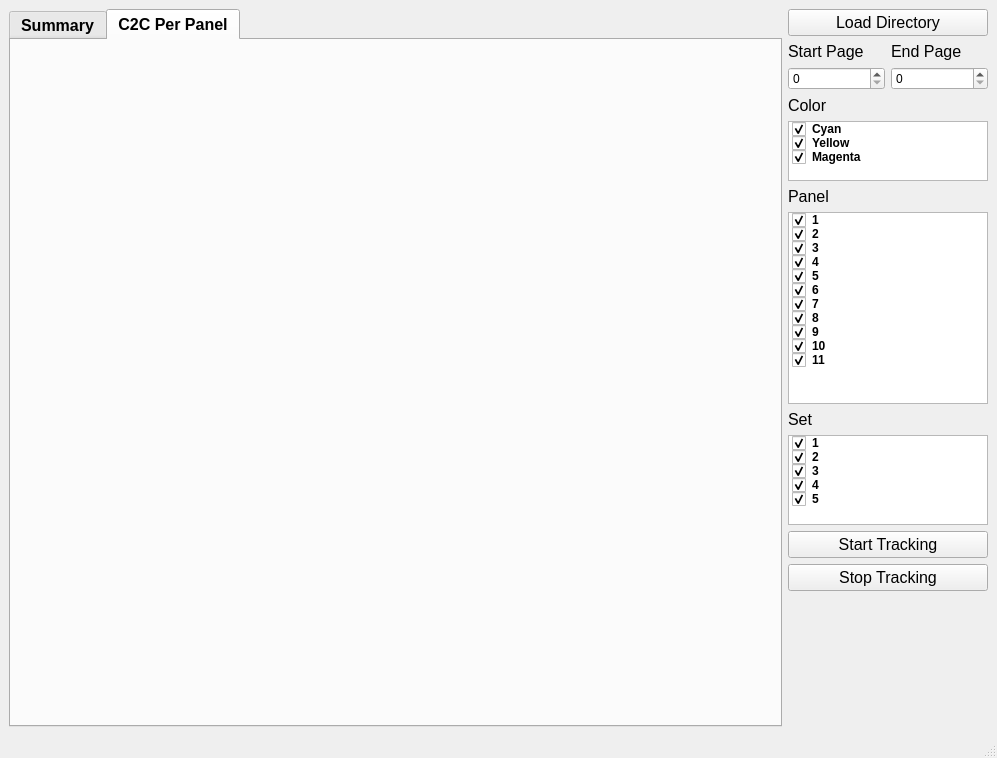
<?xml version="1.0" encoding="UTF-8"?>
<ui version="4.0">
 <class>MainWindow</class>
 <widget class="QMainWindow" name="MainWindow">
  <property name="geometry">
   <rect>
    <x>0</x>
    <y>0</y>
    <width>997</width>
    <height>758</height>
   </rect>
  </property>
  <property name="windowTitle">
   <string>MainWindow</string>
  </property>
  <widget class="QWidget" name="centralwidget">
   <layout class="QHBoxLayout" name="horizontalLayout_4">
    <item>
     <layout class="QHBoxLayout" name="horizontalLayout">
      <item>
       <widget class="QTabWidget" name="tabWidget">
        <property name="font">
         <font>
          <pointsize>12</pointsize>
          <weight>75</weight>
          <bold>true</bold>
         </font>
        </property>
        <property name="currentIndex">
         <number>1</number>
        </property>
        <widget class="QWidget" name="tab_summary">
         <attribute name="title">
          <string>Summary</string>
         </attribute>
        </widget>
        <widget class="QWidget" name="tab_c2c">
         <attribute name="title">
          <string>C2C Per Panel</string>
         </attribute>
         <layout class="QHBoxLayout" name="horizontalLayout_5">
          <item>
           <layout class="QVBoxLayout" name="verticalLayout_5">
            <item>
             <widget class="QWidget" name="widget_nav_c2c" native="true"/>
            </item>
            <item>
             <widget class="QWidget" name="widget_plot_c2c" native="true"/>
            </item>
           </layout>
          </item>
         </layout>
        </widget>
       </widget>
      </item>
      <item>
       <layout class="QVBoxLayout" name="verticalLayout_2">
        <item>
         <widget class="QPushButton" name="btn_load">
          <property name="font">
           <font>
            <pointsize>12</pointsize>
           </font>
          </property>
          <property name="text">
           <string>Load Directory</string>
          </property>
         </widget>
        </item>
        <item>
         <layout class="QHBoxLayout" name="horizontalLayout_3">
          <item>
           <layout class="QVBoxLayout" name="verticalLayout_3">
            <item>
             <widget class="QLabel" name="lbl_start">
              <property name="font">
               <font>
                <pointsize>12</pointsize>
               </font>
              </property>
              <property name="text">
               <string>Start Page</string>
              </property>
             </widget>
            </item>
            <item>
             <widget class="QSpinBox" name="spinBox"/>
            </item>
           </layout>
          </item>
          <item>
           <layout class="QVBoxLayout" name="verticalLayout_4">
            <item>
             <widget class="QLabel" name="lbl_end">
              <property name="font">
               <font>
                <pointsize>12</pointsize>
               </font>
              </property>
              <property name="text">
               <string>End Page</string>
              </property>
             </widget>
            </item>
            <item>
             <widget class="QSpinBox" name="spinBox_2"/>
            </item>
           </layout>
          </item>
         </layout>
        </item>
        <item>
         <layout class="QHBoxLayout" name="horizontalLayout_2"/>
        </item>
        <item>
         <widget class="QLabel" name="label">
          <property name="font">
           <font>
            <pointsize>12</pointsize>
           </font>
          </property>
          <property name="text">
           <string>Color</string>
          </property>
         </widget>
        </item>
        <item>
         <widget class="QListWidget" name="list_colors">
          <property name="sizePolicy">
           <sizepolicy hsizetype="Fixed" vsizetype="Fixed">
            <horstretch>0</horstretch>
            <verstretch>0</verstretch>
           </sizepolicy>
          </property>
          <property name="maximumSize">
           <size>
            <width>200</width>
            <height>60</height>
           </size>
          </property>
          <property name="font">
           <font>
            <weight>75</weight>
            <bold>true</bold>
           </font>
          </property>
          <item>
           <property name="text">
            <string>Cyan</string>
           </property>
           <property name="checkState">
            <enum>Checked</enum>
           </property>
          </item>
          <item>
           <property name="text">
            <string>Yellow</string>
           </property>
           <property name="checkState">
            <enum>Checked</enum>
           </property>
          </item>
          <item>
           <property name="text">
            <string>Magenta</string>
           </property>
           <property name="checkState">
            <enum>Checked</enum>
           </property>
          </item>
         </widget>
        </item>
        <item>
         <widget class="QLabel" name="label_2">
          <property name="font">
           <font>
            <pointsize>12</pointsize>
           </font>
          </property>
          <property name="text">
           <string>Panel</string>
          </property>
         </widget>
        </item>
        <item>
         <widget class="QListWidget" name="list_panels">
          <property name="sizePolicy">
           <sizepolicy hsizetype="Fixed" vsizetype="Fixed">
            <horstretch>0</horstretch>
            <verstretch>0</verstretch>
           </sizepolicy>
          </property>
          <property name="maximumSize">
           <size>
            <width>200</width>
            <height>500</height>
           </size>
          </property>
          <property name="font">
           <font>
            <weight>75</weight>
            <bold>true</bold>
           </font>
          </property>
          <item>
           <property name="text">
            <string>1</string>
           </property>
           <property name="checkState">
            <enum>Checked</enum>
           </property>
          </item>
          <item>
           <property name="text">
            <string>2</string>
           </property>
           <property name="checkState">
            <enum>Checked</enum>
           </property>
          </item>
          <item>
           <property name="text">
            <string>3</string>
           </property>
           <property name="checkState">
            <enum>Checked</enum>
           </property>
          </item>
          <item>
           <property name="text">
            <string>4</string>
           </property>
           <property name="checkState">
            <enum>Checked</enum>
           </property>
          </item>
          <item>
           <property name="text">
            <string>5</string>
           </property>
           <property name="checkState">
            <enum>Checked</enum>
           </property>
          </item>
          <item>
           <property name="text">
            <string>6</string>
           </property>
           <property name="checkState">
            <enum>Checked</enum>
           </property>
          </item>
          <item>
           <property name="text">
            <string>7</string>
           </property>
           <property name="checkState">
            <enum>Checked</enum>
           </property>
          </item>
          <item>
           <property name="text">
            <string>8</string>
           </property>
           <property name="checkState">
            <enum>Checked</enum>
           </property>
          </item>
          <item>
           <property name="text">
            <string>9</string>
           </property>
           <property name="checkState">
            <enum>Checked</enum>
           </property>
          </item>
          <item>
           <property name="text">
            <string>10</string>
           </property>
           <property name="checkState">
            <enum>Checked</enum>
           </property>
          </item>
          <item>
           <property name="text">
            <string>11</string>
           </property>
           <property name="checkState">
            <enum>Checked</enum>
           </property>
          </item>
         </widget>
        </item>
        <item>
         <widget class="QLabel" name="label_3">
          <property name="font">
           <font>
            <pointsize>12</pointsize>
           </font>
          </property>
          <property name="text">
           <string>Set</string>
          </property>
         </widget>
        </item>
        <item>
         <widget class="QListWidget" name="list_sets">
          <property name="sizePolicy">
           <sizepolicy hsizetype="Fixed" vsizetype="Fixed">
            <horstretch>0</horstretch>
            <verstretch>0</verstretch>
           </sizepolicy>
          </property>
          <property name="maximumSize">
           <size>
            <width>200</width>
            <height>90</height>
           </size>
          </property>
          <property name="font">
           <font>
            <weight>75</weight>
            <bold>true</bold>
           </font>
          </property>
          <item>
           <property name="text">
            <string>1</string>
           </property>
           <property name="checkState">
            <enum>Checked</enum>
           </property>
          </item>
          <item>
           <property name="text">
            <string>2</string>
           </property>
           <property name="checkState">
            <enum>Checked</enum>
           </property>
          </item>
          <item>
           <property name="text">
            <string>3</string>
           </property>
           <property name="checkState">
            <enum>Checked</enum>
           </property>
          </item>
          <item>
           <property name="text">
            <string>4</string>
           </property>
           <property name="checkState">
            <enum>Checked</enum>
           </property>
          </item>
          <item>
           <property name="text">
            <string>5</string>
           </property>
           <property name="checkState">
            <enum>Checked</enum>
           </property>
          </item>
         </widget>
        </item>
        <item>
         <widget class="QPushButton" name="btn_real_start">
          <property name="font">
           <font>
            <pointsize>12</pointsize>
           </font>
          </property>
          <property name="text">
           <string>Start Tracking</string>
          </property>
         </widget>
        </item>
        <item>
         <widget class="QPushButton" name="pushButton">
          <property name="font">
           <font>
            <pointsize>12</pointsize>
           </font>
          </property>
          <property name="text">
           <string>Stop Tracking</string>
          </property>
         </widget>
        </item>
        <item>
         <spacer name="verticalSpacer">
          <property name="orientation">
           <enum>Qt::Vertical</enum>
          </property>
          <property name="sizeHint" stdset="0">
           <size>
            <width>20</width>
            <height>40</height>
           </size>
          </property>
         </spacer>
        </item>
       </layout>
      </item>
     </layout>
    </item>
   </layout>
  </widget>
  <widget class="QStatusBar" name="statusbar"/>
 </widget>
 <resources/>
 <connections/>
</ui>
